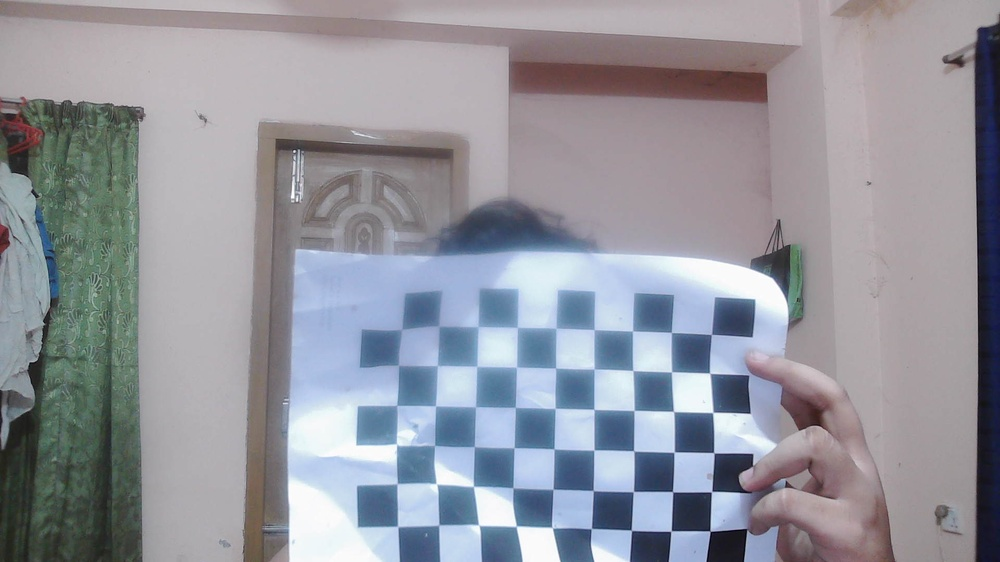
#> input picture Chessboard_image/WIN_20250626_02_40_49_Pro.jpg, 1000 x 562 px, shrunk from 1920 x 1080 before the run; its folder holds only this picture in this run
$ python camera_calibration.py
#> lines starting #> are read from the running program, lines starting #| are printed output that depends on the picture; after the words box and inside, x2 and y2 are one past the last pixel; in counts of white or black regions, pixels touching at a corner belong together; long printed decimals are rounded
import cv2
import numpy as np
import glob
import os

def calibrate_camera(images_folder, pattern_size=(9,6), square_size=25.0):
    """
    Calibrate camera using chessboard pattern.
    Returns the intrinsic matrix (camera matrix).
    """
#> called with images_folder = 'Chessboard_image', pattern_size = (9, 6), square_size = 25
    # Prepare object points (0,0,0), (1,0,0), ..., (8,5,0) scaled by square_size
    objp = np.zeros((pattern_size[0]*pattern_size[1], 3), np.float32)
    objp[:, :2] = np.mgrid[0:pattern_size[0], 0:pattern_size[1]].T.reshape(-1, 2)
    objp *= square_size

    objpoints = []  # 3D points in real world space
    imgpoints = []  # 2D points in image plane

    # Load all jpg images from the folder
    images = glob.glob(os.path.join(images_folder, '*.jpg'))

    if not images:
        print("No images found!")
        return None, None

    for fname in images:
        img = cv2.imread(fname)
#> img is the input picture: shape (562, 1000, 3); mean B, G, R 157.1, 148.6, 147.1
        gray = cv2.cvtColor(img, cv2.COLOR_BGR2GRAY)
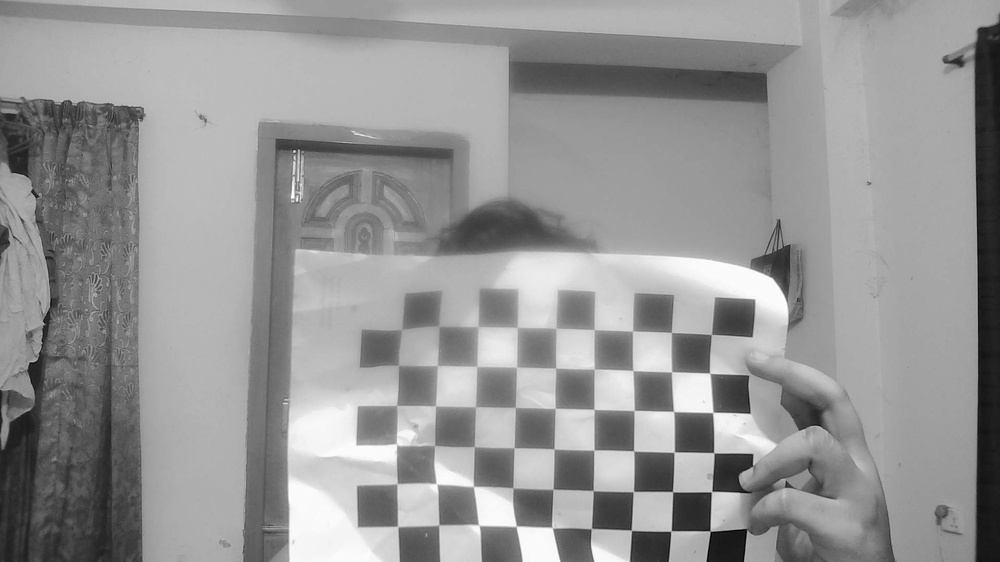
#> gray: shape (562, 1000); min 1, max 255, mean 149.2

        # Find chessboard corners
        ret, corners = cv2.findChessboardCorners(gray, pattern_size, None)
#> ret = True; corners = 54 rows, first 8: [710.1, 531.1], [671, 531.1], [631.4, 530.3], [591.4, 528.5], [552.1, 527.6], [516.4, 526.1], [479, 525.4], [438.8, 525]

        if ret:
            # Refine corner locations
            criteria = (cv2.TERM_CRITERIA_EPS + cv2.TERM_CRITERIA_MAX_ITER, 30, 0.001)
            corners2 = cv2.cornerSubPix(gray, corners, (11, 11), (-1, -1), criteria)
#> corners2 = 54 rows, first 8: [710.3, 531.3], [671, 531.1], [631.4, 530.3], [591.4, 528.6], [551.8, 527.5], [516.3, 526.2], [478.9, 525.2], [438.8, 525.1]

            objpoints.append(objp)
            imgpoints.append(corners2)

            # Draw corners
            cv2.drawChessboardCorners(img, pattern_size, corners2, ret)
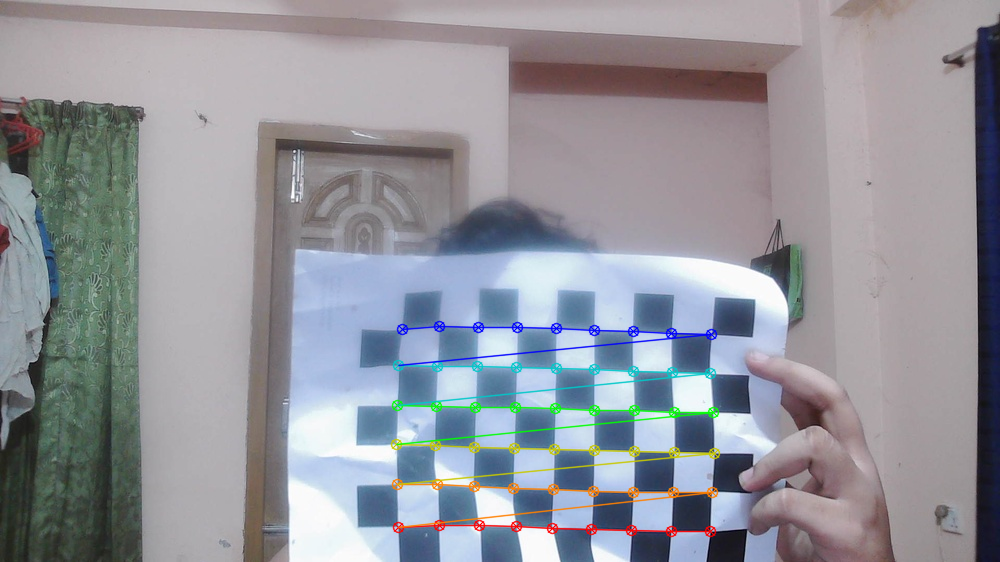
#> img: shape (562, 1000, 3); 2.56% of pixels changed, all inside (x1, y1, x2, y2) = (390, 320, 721, 538)
            cv2.imshow('Corners', img)
            cv2.waitKey(300)

    cv2.destroyAllWindows()

    # Perform camera calibration
    ret, mtx, dist, rvecs, tvecs = cv2.calibrateCamera(
        objpoints, imgpoints, gray.shape[::-1], None, None
    )
#> ret = 1.45; mtx = [[5863.3, 0, 530.2], [0, 5736.3, 260], [0, 0, 1]]; dist = [[-6.89, -3147.4, 0.61, 0.0963, -14.65]]; rvecs = ([-0.0592, 0.144, -3.12],); tvecs = ([114, 170.7, 3806.1],)

    print("Calibration successful.")
    print("Intrinsic matrix:\n", mtx)
#| Intrinsic matrix:
#|  [[5.86325006e+03 0.00000000e+00 5.30179923e+02]
#|  [0.00000000e+00 5.73631528e+03 2.59980138e+02]
#|  [0.00000000e+00 0.00000000e+00 1.00000000e+00]]
    return mtx, dist


def save_intrinsic_matrix(mtx, filename='intrinsic.npy'):
    """
    Save the intrinsic matrix to a .npy file
    """
    np.save(filename, mtx)
    print(f"Intrinsic matrix saved to {filename}")


def load_intrinsic_matrix(filename='intrinsic.npy'):
    """
    Load the intrinsic matrix from a .npy file
    """
    mtx = np.load(filename)
    print(f"Loaded intrinsic matrix from {filename}:\n", mtx)
    return mtx


# Example usage:
if __name__ == "__main__":
    # Replace this with your actual image folder
    image_folder = 'Chessboard_image'

    mtx, dist = calibrate_camera(image_folder)
#> mtx = [[5863.3, 0, 530.2], [0, 5736.3, 260], [0, 0, 1]]; dist = [[-6.89, -3147.4, 0.61, 0.0963, -14.65]]


    if mtx is not None:
        save_intrinsic_matrix(mtx)
        # Optional: load it back to test
        _ = load_intrinsic_matrix()

$ run again, on Chessboard_image/WIN_20250626_02_41_15_Pro.jpg
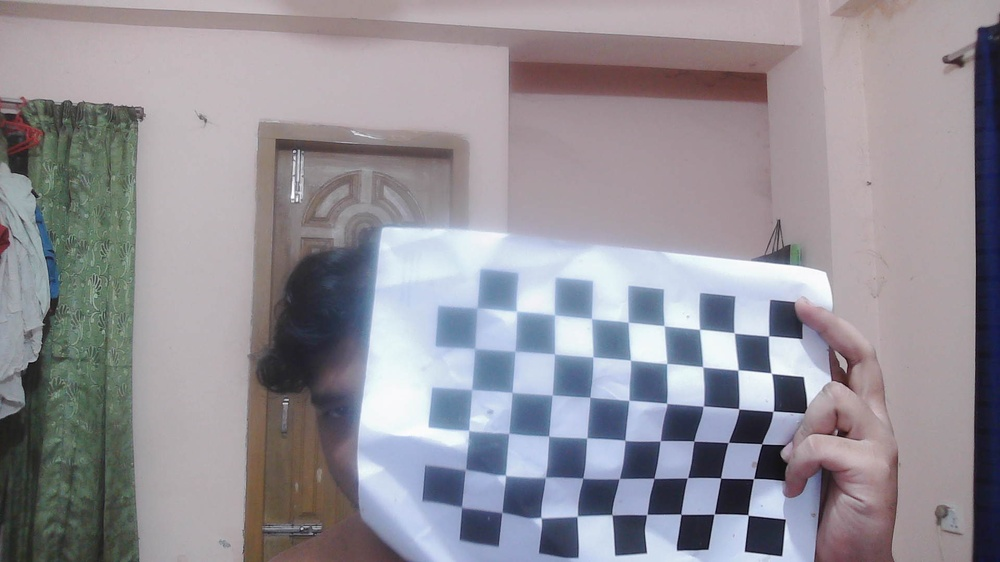
#> input picture Chessboard_image/WIN_20250626_02_41_15_Pro.jpg, 1000 x 562 px, shrunk from 1920 x 1080 before the run
#> in calibrate_camera, img is the input picture: shape (562, 1000, 3); mean B, G, R 151.6, 144.2, 147.5
#> in calibrate_camera, `gray = cv2.cvtColor(img, cv2.COLOR_BGR2GRAY)`:
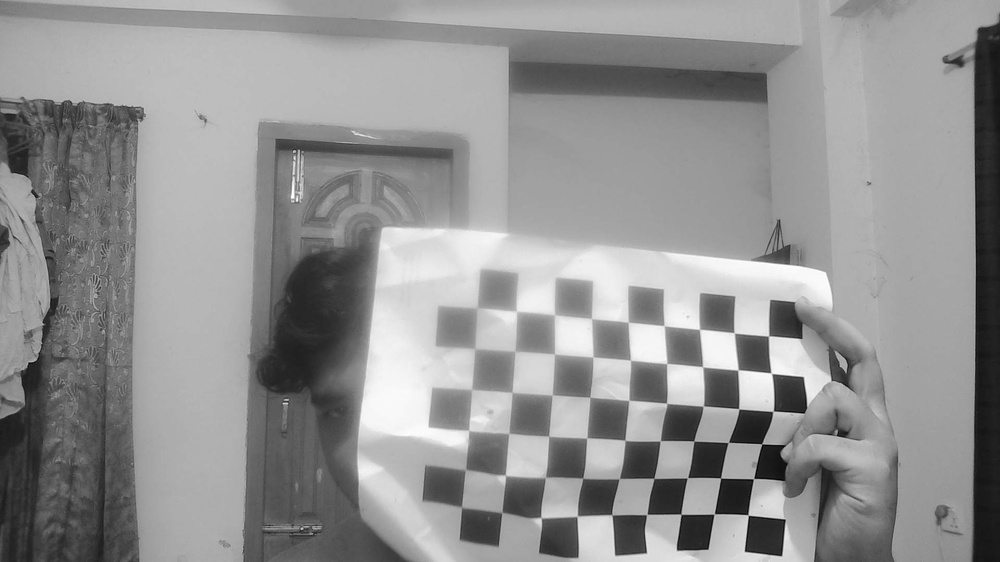
#> gray: shape (562, 1000); min 1, max 255, mean 146
#> in calibrate_camera, `ret, corners = cv2.findChessboardCorners(gray, pattern_size, None)`: ret = True; corners = 54 rows, first 8: [748.1, 515.2], [714.3, 514.1], [680.9, 514.4], [646.7, 514.5], [611.7, 514.9], [584, 508], [533, 511], [501.9, 512.3]
#> corners2 = 54 rows, first 8: [748.1, 514.9], [714.2, 513.9], [680.9, 514.2], [646.8, 514.5], [611.6, 514.7], [577.3, 516.2], [540.9, 517.8], [501.8, 512.4]
#> in calibrate_camera, `cv2.drawChessboardCorners(img, pattern_size, corners2, ret)`:
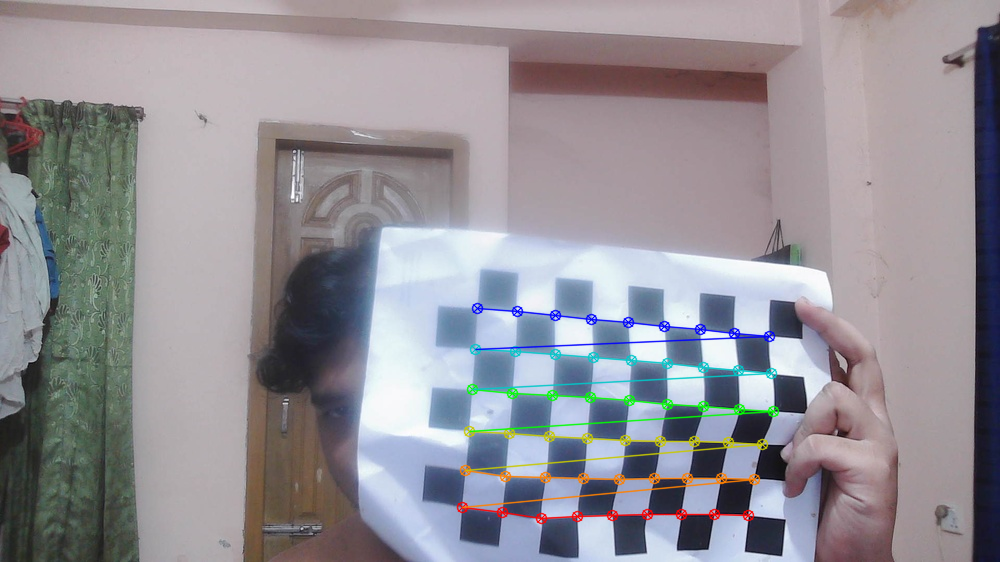
#> img: shape (562, 1000, 3); 2.48% of pixels changed, all inside (x1, y1, x2, y2) = (456, 302, 780, 525)
#> in calibrate_camera, `ret, mtx, dist, rvecs, tvecs = cv2.calibrateCamera( objpoints, imgpoin..`: ret = 2.38; mtx = [[664.5, 0, 409.7], [0, 434.6, -46.87], [0, 0, 1]]; dist = [[1.9, -3.42, 0.238, -0.163, 1.66]]; rvecs = ([-0.499, -0.276, -3.11],); tvecs = ([252, 433.1, 554.5],)
#| Intrinsic matrix:
#|  [[664.527   0.         409.653]
#|  [  0.         434.587 -46.871]
#|  [  0.           0.           1.        ]]
#> `mtx, dist = calibrate_camera(image_folder)`: mtx = [[664.5, 0, 409.7], [0, 434.6, -46.87], [0, 0, 1]]; dist = [[1.9, -3.42, 0.238, -0.163, 1.66]]

$ run again, on Chessboard_image/WIN_20250626_02_41_16_Pro.jpg
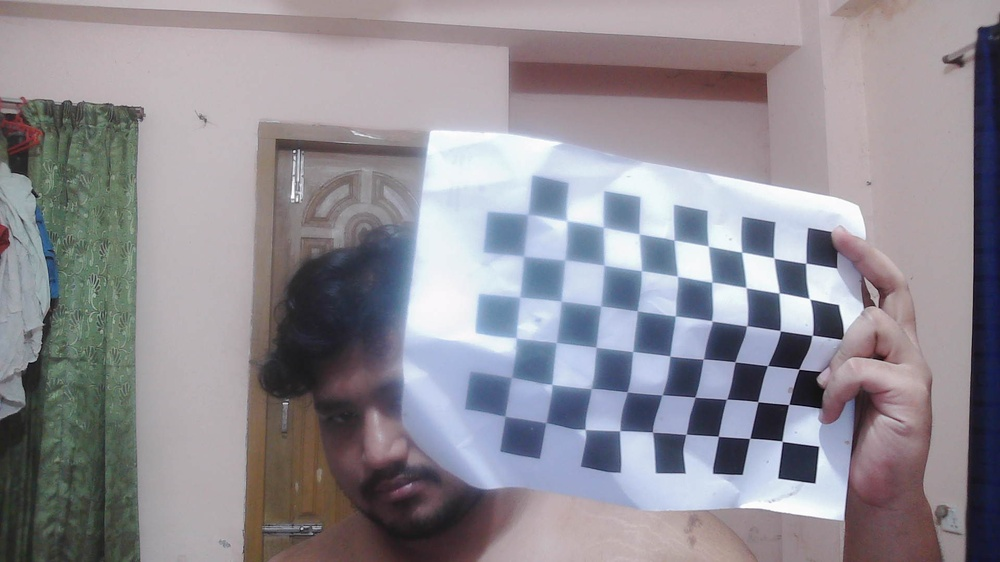
#> input picture Chessboard_image/WIN_20250626_02_41_16_Pro.jpg, 1000 x 562 px, shrunk from 1920 x 1080 before the run
#> in calibrate_camera, img is the input picture: shape (562, 1000, 3); mean B, G, R 148.1, 140.7, 144.2
#> in calibrate_camera, `gray = cv2.cvtColor(img, cv2.COLOR_BGR2GRAY)`:
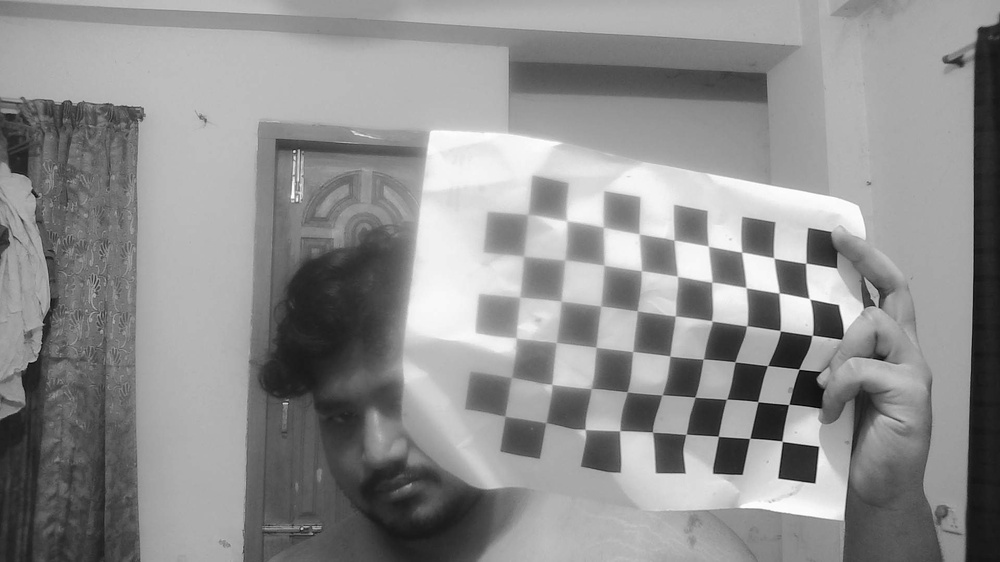
#> gray: shape (562, 1000); min 1, max 255, mean 142.6
#> in calibrate_camera, `ret, corners = cv2.findChessboardCorners(gray, pattern_size, None)`: ret = True; corners = 54 rows, first 8: [782.1, 441.4], [749.7, 438.4], [718.2, 436.3], [686, 434.3], [652.1, 432.3], [619.6, 430.7], [585.2, 429.5], [545.6, 422.4]
#> corners2 = 54 rows, first 8: [782.1, 441.2], [749.7, 438.4], [718.3, 436.3], [686.1, 434.3], [652.2, 432.1], [619.8, 430.7], [585.2, 429.5], [546.1, 422.6]
#> in calibrate_camera, `cv2.drawChessboardCorners(img, pattern_size, corners2, ret)`:
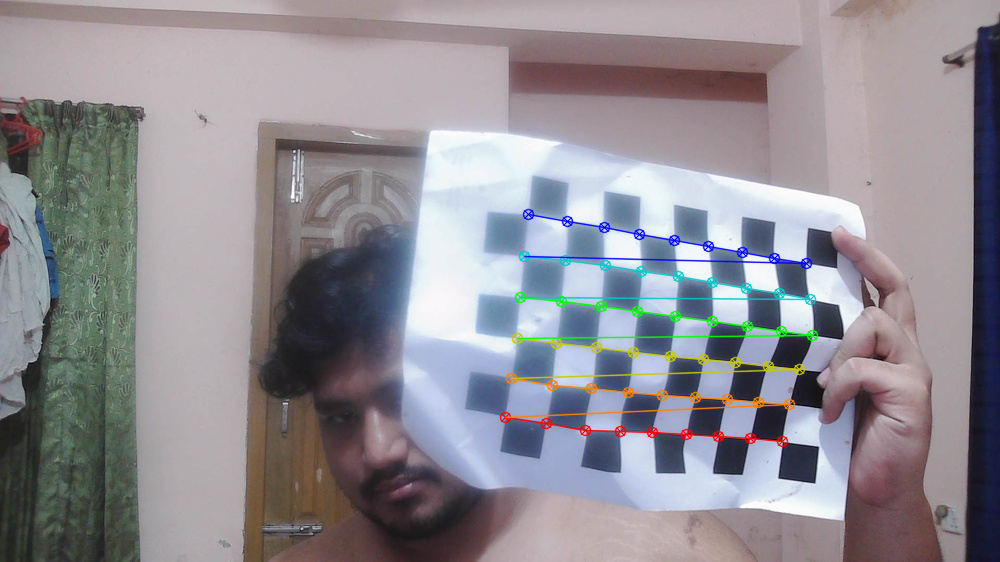
#> img: shape (562, 1000, 3); 2.4% of pixels changed, all inside (x1, y1, x2, y2) = (499, 208, 819, 448)
#> in calibrate_camera, `ret, mtx, dist, rvecs, tvecs = cv2.calibrateCamera( objpoints, imgpoin..`: ret = 2.32; mtx = [[1099.4, 0, 252], [0, 887, 327.9], [0, 0, 1]]; dist = [[-2.09, 2.67, -0.000496, 0.132, -1.6]]; rvecs = ([-1.17, 0.0788, -2.8],); tvecs = ([260.4, 78.96, 368.8],)
#| Intrinsic matrix:
#|  [[1.09942003e+03 0.00000000e+00 2.52046576e+02]
#|  [0.00000000e+00 8.87037981e+02 3.27918257e+02]
#|  [0.00000000e+00 0.00000000e+00 1.00000000e+00]]
#> `mtx, dist = calibrate_camera(image_folder)`: mtx = [[1099.4, 0, 252], [0, 887, 327.9], [0, 0, 1]]; dist = [[-2.09, 2.67, -0.000496, 0.132, -1.6]]

$ run again, on Chessboard_image/WIN_20250626_02_40_57_Pro.jpg
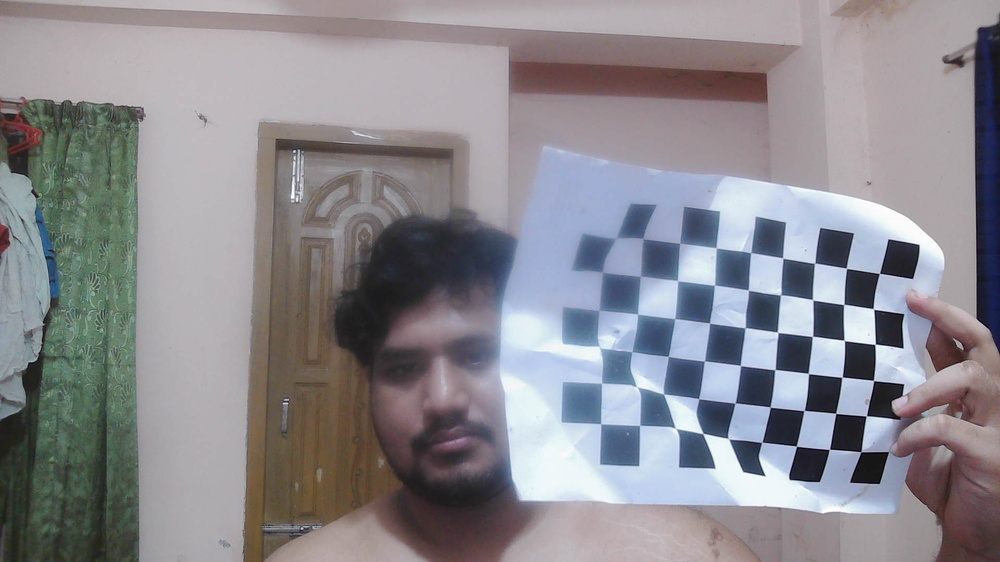
#> input picture Chessboard_image/WIN_20250626_02_40_57_Pro.jpg, 1000 x 562 px, shrunk from 1920 x 1080 before the run
#> in calibrate_camera, img is the input picture: shape (562, 1000, 3); mean B, G, R 142.7, 137.3, 139.2
#> in calibrate_camera, `gray = cv2.cvtColor(img, cv2.COLOR_BGR2GRAY)`:
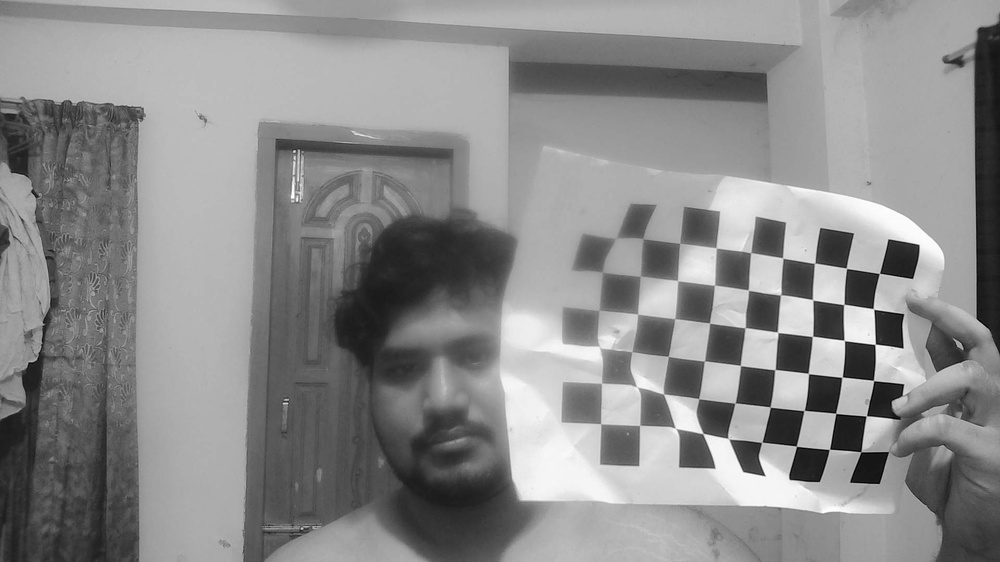
#> gray: shape (562, 1000); min 1, max 255, mean 138.5
#> in calibrate_camera, `ret, corners = cv2.findChessboardCorners(gray, pattern_size, None)`: ret = True; corners = 54 rows, first 8: [861, 451.6], [829.4, 449.4], [796.4, 446.2], [761.7, 442.2], [728.8, 438.8], [702.9, 433.5], [674.8, 427.6], [639.6, 425.4]
#> corners2 = 54 rows, first 8: [861.1, 452.1], [829.5, 449.4], [796.4, 446.2], [761.8, 442.3], [727.7, 438.5], [702.8, 433.5], [676.1, 428.3], [639.6, 425.4]
#> in calibrate_camera, `cv2.drawChessboardCorners(img, pattern_size, corners2, ret)`:
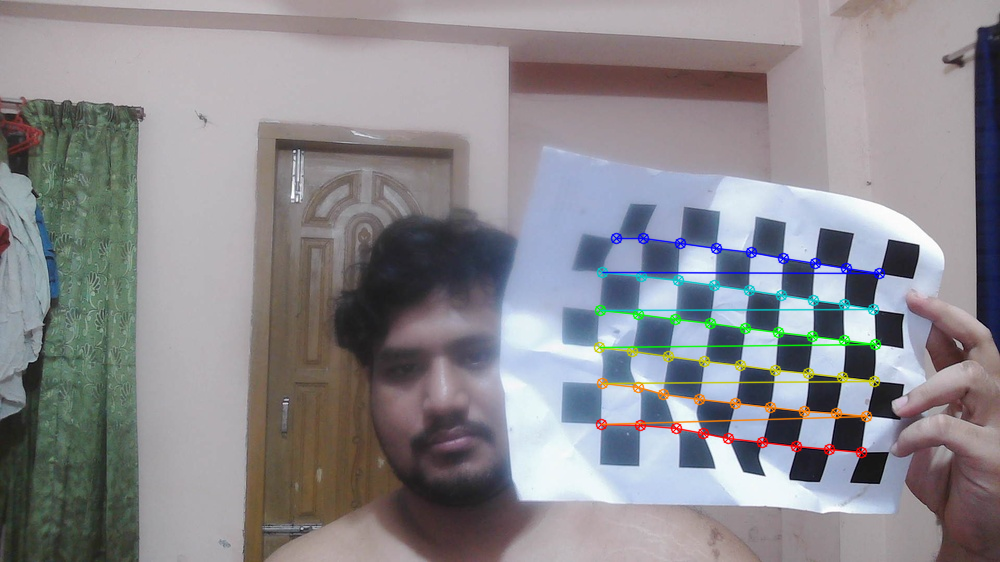
#> img: shape (562, 1000, 3); 2.3% of pixels changed, all inside (x1, y1, x2, y2) = (593, 232, 886, 459)
#> in calibrate_camera, `ret, mtx, dist, rvecs, tvecs = cv2.calibrateCamera( objpoints, imgpoin..`: ret = 3.06; mtx = [[1290.1, 0, 495.4], [0, 1518.5, 240.3], [0, 0, 1]]; dist = [[0.102, -270.3, 0.384, 1.14, 2951.9]]; rvecs = ([0.704, 0.257, -2.95],); tvecs = ([247.3, 128.8, 1303.8],)
#| Intrinsic matrix:
#|  [[1.29010886e+03 0.00000000e+00 4.95414511e+02]
#|  [0.00000000e+00 1.51852618e+03 2.40303369e+02]
#|  [0.00000000e+00 0.00000000e+00 1.00000000e+00]]
#> `mtx, dist = calibrate_camera(image_folder)`: dist = [[0.102, -270.3, 0.384, 1.14, 2951.9]]
